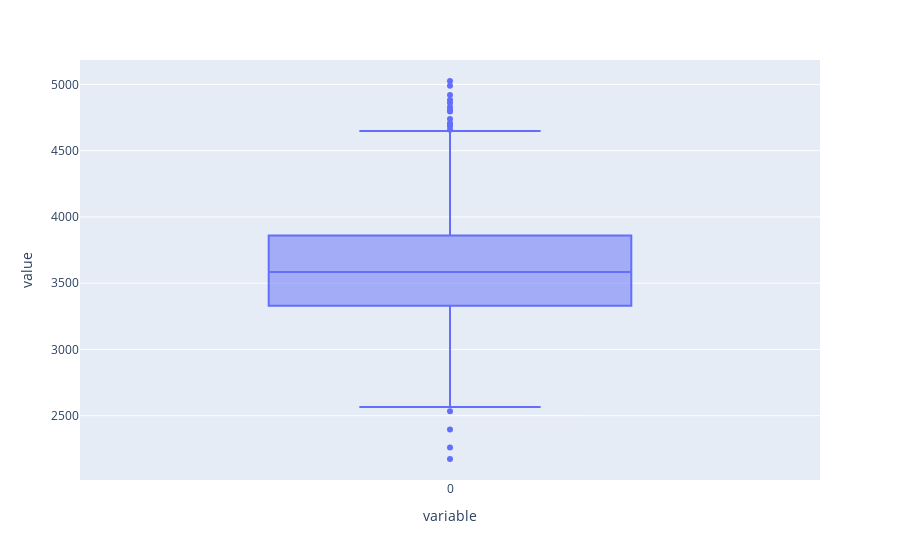

Notebook source saved alongside this figure:
### Code cell
fig = px.box(len_event)
fig.show()

### Figure 1 — Plotly figure (JSON) as saved in the notebook; plotly's stock layout.template omitted (floating-point values rounded to 4 significant figures; data arrays with more than 128 entries replaced by an {"elided": "..."} marker saying what was removed)
{"data": [{"alignmentgroup": "True", "hovertemplate": "variable=%{x}<br>value=%{y}<extra></extra>", "legendgroup": "", "marker": {"color": "#636efa"}, "name": "", "notched": false, "offsetgroup": "", "orientation": "v", "showlegend": false, "type": "box", "x": {"elided": "1096 str values"}, "x0": " ", "xaxis": "x", "y": {"elided": "1096 int values"}, "y0": " ", "yaxis": "y"}], "layout": {"boxmode": "group", "legend": {"tracegroupgap": 0}, "margin": {"t": 60}, "xaxis": {"anchor": "y", "domain": [0, 1], "title": {"text": "variable"}}, "yaxis": {"anchor": "x", "domain": [0, 1], "title": {"text": "value"}}}}
